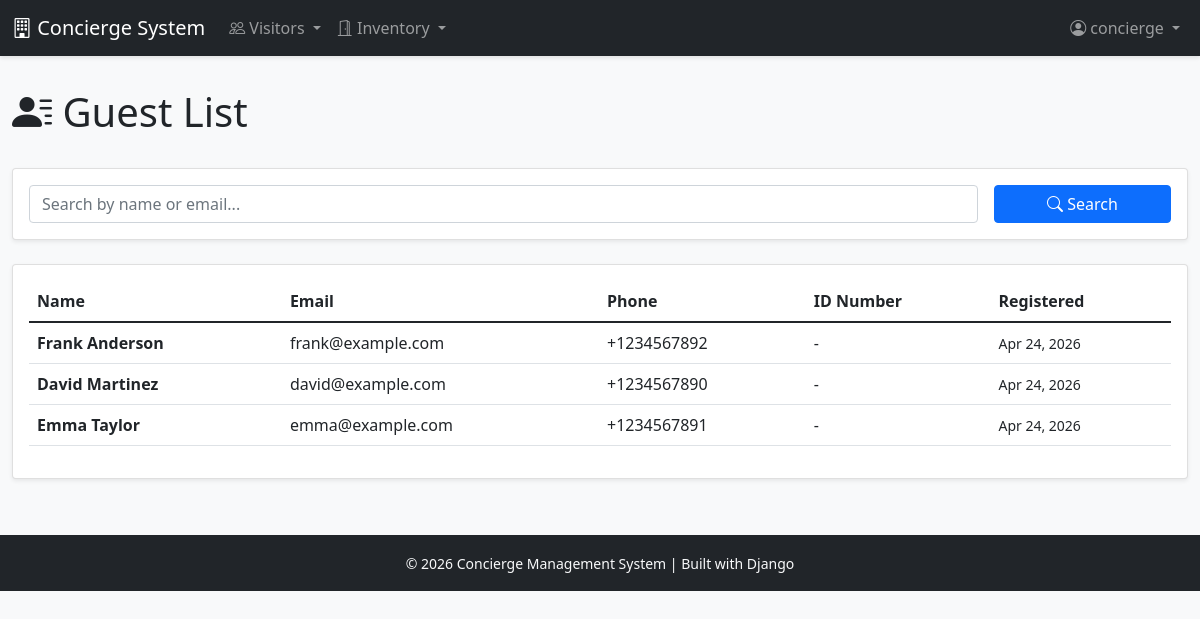
Page /visitor/guests/ (signed in) on the committed database.
### users/models.py (models this page shows, shortened)
class User(AbstractUser):
    ROLE_CHOICES = [
        ('CONCIERGE', 'Concierge'),
        ('ADMIN', 'Administrator'),
    ]
    role = models.CharField(
        max_length=20,
        choices=ROLE_CHOICES,
        default='CONCIERGE',
        help_text='User role determines access permissions'
    )
    class Meta:
        db_table = 'users'
        verbose_name = 'User'
        verbose_name_plural = 'Users'

### visitor/models.py (models this page shows, shortened)
class Guest(models.Model):
    first_name = models.CharField(max_length=100)
    last_name = models.CharField(max_length=100)
    email = models.EmailField(blank=True)
    phone = models.CharField(max_length=20, blank=True)
    identification_number = models.CharField(
        max_length=50,
        blank=True,
        help_text='Passport or ID number'
    )
    created_at = models.DateTimeField(auto_now_add=True)
    updated_at = models.DateTimeField(auto_now=True)
    class Meta:
        db_table = 'guests'
        ordering = ['last_name', 'first_name']
        indexes = [
            models.Index(fields=['last_name', 'first_name']),
            models.Index(fields=['email']),
        ]
    @property
    def full_name(self):
        return f"{self.first_name} {self.last_name}"

### visitor/views.py (the view)
# urls.py: path('guests/', views.GuestListView.as_view(), name='guest_list'),
class GuestListView(LoginRequiredMixin, ListView):
    model = Guest
    template_name = 'visitor/guest_list.html'
    context_object_name = 'guests'
    paginate_by = 50
    def get_queryset(self):
        queryset = super().get_queryset()
        search = self.request.GET.get('search', '').strip()
        if search:
            queryset = queryset.filter(
                models.Q(first_name__icontains=search) |
                models.Q(last_name__icontains=search) |
                models.Q(email__icontains=search)
            )
        return queryset.order_by('last_name', 'first_name')
    def get_context_data(self, **kwargs):
        context = super().get_context_data(**kwargs)
        context['search_term'] = self.request.GET.get('search', '')
        return context

### templates/visitor/guest_list.html (shortened to what this page needs)
{% extends 'base.html' %}
{% block content %}
<div class="row mb-4">
    <div class="col-12">
        <h1><i class="bi bi-person-lines-fill"></i> Guest List</h1>
    </div>
</div>
<div class="card mb-4">
    <div class="card-body">
        <form method="get" class="row g-3">
            <div class="col-md-10">
                <input type="text" name="search" class="form-control" placeholder="Search by name or email..." value="{{ search_term }}">
            </div>
            <div class="col-md-2">
                <button type="submit" class="btn btn-primary w-100">
                    <i class="bi bi-search"></i> Search
                </button>
            </div>
        </form>
    </div>
</div>
<div class="card">
    <div class="card-body">
        {% if guests %}
        <div class="table-responsive">
            <table class="table table-hover">
                <thead>
                    <tr>
                        <th>Name</th>
                        <th>Email</th>
                        <th>Phone</th>
                        <th>ID Number</th>
                        <th>Registered</th>
                    </tr>
                </thead>
                <tbody>
                    {% for guest in guests %}
                    <tr>
                        <td><strong>{{ guest.full_name }}</strong></td>
                        <td>{{ guest.email|default:"-" }}</td>
                        <td>{{ guest.phone|default:"-" }}</td>
                        <td>{{ guest.identification_number|default:"-" }}</td>
                        <td><small>{{ guest.created_at|date:"M d, Y" }}</small></td>
                    </tr>
                    {% endfor %}
                </tbody>
            </table>
        </div>
        {% endif %}
    </div>
</div>
{% endblock %}

### templates/base.html (shortened to what this page needs)
<!DOCTYPE html>
<html lang="en">
<head>
    <link href="https://cdn.jsdelivr.net/npm/bootstrap@5.1.3/dist/css/bootstrap.min.css" rel="stylesheet">
    <link rel="stylesheet" href="https://cdn.jsdelivr.net/npm/bootstrap-icons@1.7.2/font/bootstrap-icons.css">
</head>
<body>
    <nav class="navbar navbar-expand-lg navbar-dark bg-dark">
        <div class="container-fluid">
            <a class="navbar-brand" href="{% url 'visitor:active_visits' %}">
                <i class="bi bi-building"></i> Concierge System
            </a>
            {% if user.is_authenticated %}
            <div class="collapse navbar-collapse" id="navbarNav">
                <ul class="navbar-nav me-auto">
                    <li class="nav-item dropdown">
                        <a class="nav-link dropdown-toggle" href="#" id="visitorDropdown" role="button" data-bs-toggle="dropdown">
                            <i class="bi bi-people"></i> Visitors
                        </a>
                    </li>
                    <li class="nav-item dropdown">
                        <a class="nav-link dropdown-toggle" href="#" id="inventoryDropdown" role="button" data-bs-toggle="dropdown">
                            <i class="bi bi-door-open"></i> Inventory
                        </a>
                    </li>
                </ul>
                <ul class="navbar-nav">
                    <li class="nav-item dropdown">
                        <a class="nav-link dropdown-toggle" href="#" id="userDropdown" role="button" data-bs-toggle="dropdown">
                            <i class="bi bi-person-circle"></i> {{ user.username }}
                        </a>
                    </li>
                </ul>
            </div>
            {% endif %}
        </div>
    </nav>
    <div class="container-fluid main-content">
        {% block content %}{% endblock %}
    </div>
    <footer class="bg-dark text-light py-3 mt-auto">
        <div class="container-fluid text-center">
            <small>&copy; 2026 Concierge Management System | Built with Django</small>
        </div>
    </footer>
</body>
</html>

### templates/base.html (style rules this page uses)
body { min-height: 100vh; background-color: #f8f9fa; }
.navbar { box-shadow: 0 2px 4px rgba(0,0,0,.1); }
.main-content { padding-top: 2rem; padding-bottom: 2rem; }
.card { box-shadow: 0 0.125rem 0.25rem rgba(0,0,0,0.075); margin-bottom: 1.5rem; }
.table-hover tbody tr { cursor: pointer; }

### rows in the picture
User: username "concierge"
Guest: full_name "Frank Anderson", email "frank@example.com", phone "+1234567892", identification_number "-", created_at "Apr 24, 2026"
Guest: full_name "David Martinez", email "david@example.com", phone "+1234567890", identification_number "-", created_at "Apr 24, 2026"
Guest: full_name "Emma Taylor", email "emma@example.com", phone "+1234567891", identification_number "-", created_at "Apr 24, 2026"
